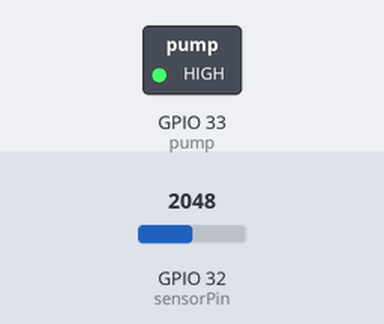
The sketch below on a simulated ESP32. On the bench: switched loads named in the sketch (green lamp = pin HIGH). The test bench sets the inputs (shaded band); at power-on: GPIO 32 (sensorPin) = 2048. What the sketch prints to the serial monitor is not drawn.

Above: at 0.1 s.
Timing chart, 0 to 1.6 s (numbered marks = the images above):
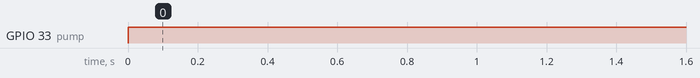

Measured:
- by itself, GPIO 33 (pump): LOW → HIGH at 0.00 s

The sketch:

techDEMO1CODE.ino
```cpp
// Simple analog read example on ESP32 (GPIO32)

int sensorPin = 32;   // ADC1 channel 4
int sensorValue = 0;
int maxVal = 1050;    // calibration max (adjust to your sensor)
int pump = 33;

void setup() {
  Serial.begin(115200);   // start serial monitor
  pinMode(pump, OUTPUT);
}

void loop() {
  sensorValue = analogRead(sensorPin);  // returns 0–4095 (12-bit ADC)

  // Convert to percentage using float math
  float percent = (float(sensorValue) / maxVal) * 100.0;

  Serial.print("Analog value on GPIO32: ");
  Serial.print(percent, 1);   // print with 1 decimal place
  Serial.println("%");

  digitalWrite(pump, HIGH);
  delay(500);

}
```
